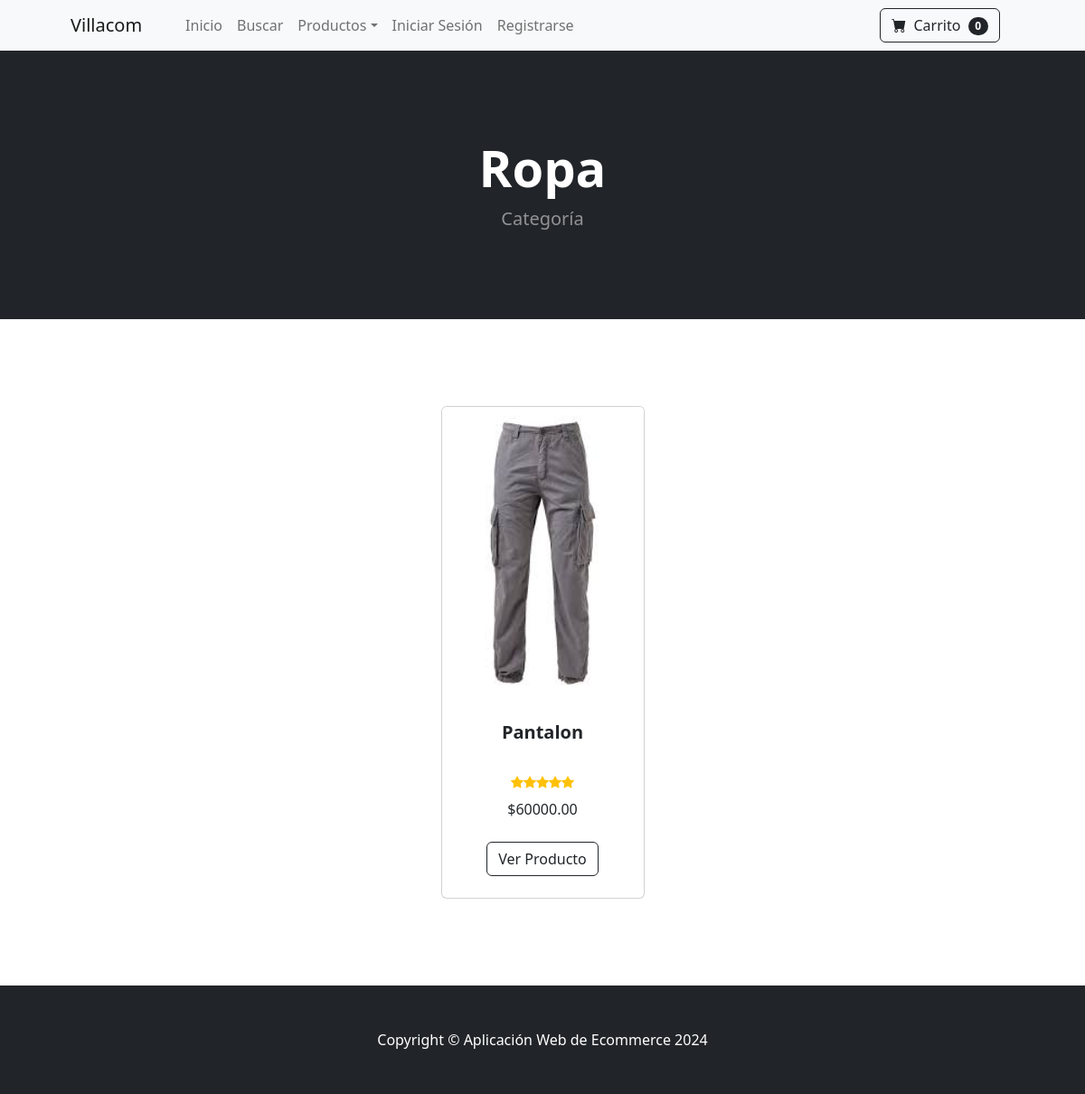
Before: /category/Ropa with the older database file.
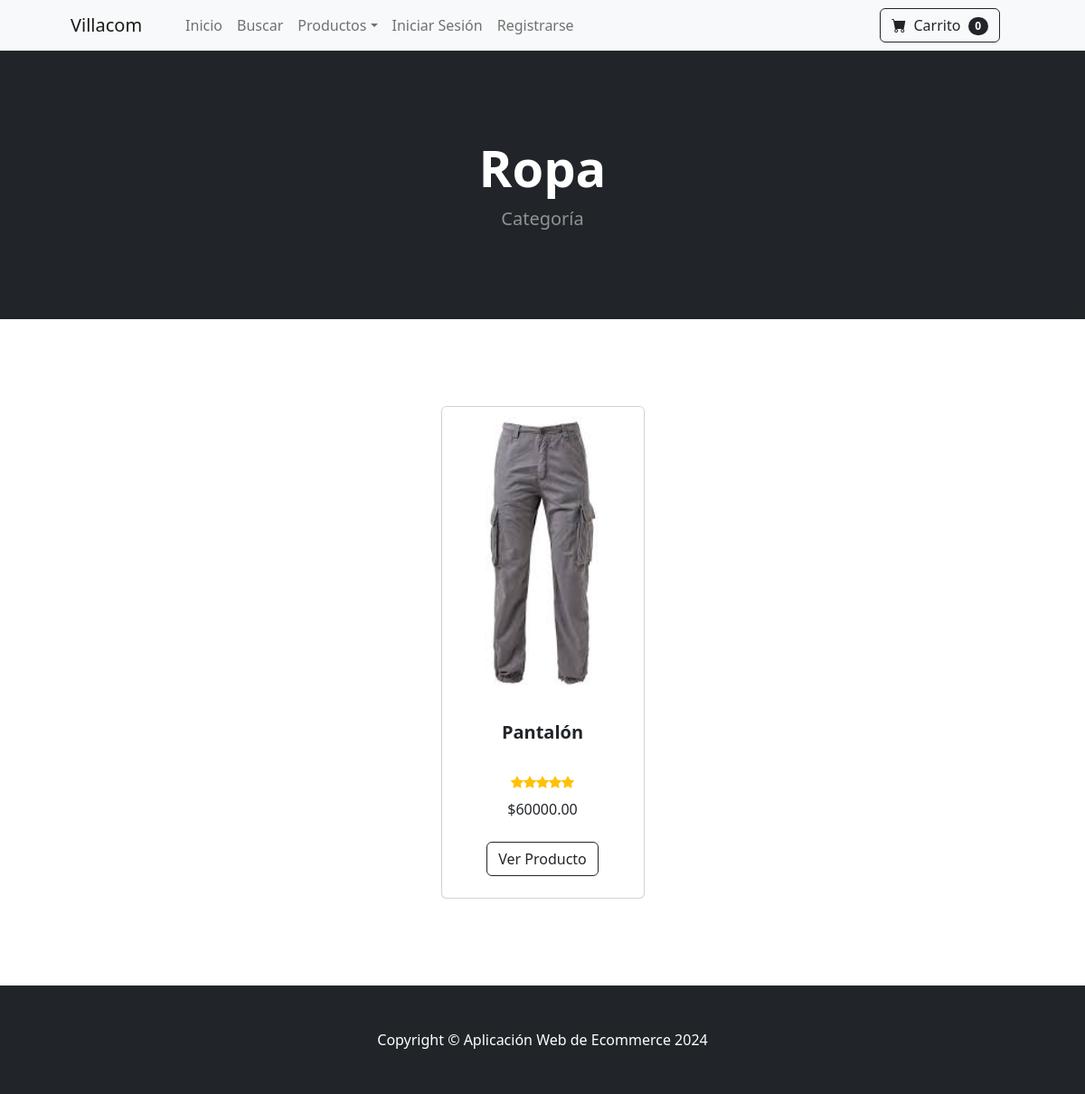
After: the same page with the newer database file.
### store/models.py (models this page shows, shortened)
class Product(models.Model):
    business = models.ForeignKey(Business, on_delete=models.CASCADE)
    name = models.CharField(max_length=50)
    price = models.DecimalField(default=0, decimal_places=2, max_digits=11)
    category = models.ForeignKey(Category, on_delete=models.CASCADE, default=1)
    description = models.CharField(max_length=250, default='', blank=True, null=True)
    image = models.ImageField(upload_to='uploads/product/')
    is_sale = models.BooleanField(default=False)
    sale_price = models.DecimalField(default=0, decimal_places=2, max_digits=11)
    class Meta:
        verbose_name_plural = 'productos'

### store/views.py (the view)
# urls.py: path('category/<str:foo>', views.category, name='category'),
def category(request, foo):
    foo = foo.replace('-', ' ')
    try:
        category = Category.objects.get(name=foo)
        products = Product.objects.filter(category=category)
        return render(request, 'category.html', {'products': products, 'category': category})
    except:
        messages.success(request, ("La Categoría No Existe"))
        return redirect('home')

### cart/cart.py (called while the page is built)
    def __len__(self):
        return len(self.cart)

### cart/context_processors.py (called while the page is built)
def cart(request):
    return {'cart': Cart(request)}

### store/models.py (called while the page is built)
    def __str__(self):
        return self.name

### store/templates/category.html (shortened to what this page needs)
{% extends 'base.html' %}
{% block content %}
        <header class="bg-dark py-5">
            <div class="container px-4 px-lg-5 my-5">
                <div class="text-center text-white">
                    <h1 class="display-4 fw-bolder">{{ category }}</h1>
                    <p class="lead fw-normal text-white-50 mb-0">Categoría</p>
                </div>
            </div>
        </header>
        <section class="py-5">
            <div class="container px-4 px-lg-5 mt-5">
                <div class="row gx-4 gx-lg-5 row-cols-2 row-cols-md-3 row-cols-xl-4 justify-content-center">
                    {% if products %}
                        {% for product in products %}
                            <div class="col mb-5">
                                <div class="card h-100">
                                    <img class="card-img-top" src="{{ product.image.url }}" alt="..." />
                                    <div class="card-body p-4">
                                        <div class="text-center">
                                            <h5 class="fw-bolder">{{ product.name }}</h5>
                                            <br>
                                            <div class="d-flex justify-content-center small text-warning mb-2">
                                                <div class="bi-star-fill"></div>
                                                <div class="bi-star-fill"></div>
                                                <div class="bi-star-fill"></div>
                                                <div class="bi-star-fill"></div>
                                                <div class="bi-star-fill"></div>
                                            </div>
                                            {% if product.is_sale %}
                                                <strike> ${{ product.price }} </strike>
                                                &nbsp;
                                                ${{ product.sale_price }}
                                            {% else %}
                                                ${{ product.price }}
                                            {% endif %}
                                        </div>
                                    </div>
                                    <div class="card-footer p-4 pt-0 border-top-0 bg-transparent">
                                        <div class="text-center"><a class="btn btn-outline-dark mt-auto" href="{% url 'product' product.id %}">Ver Producto</a></div>
                                    </div>
                                </div>
                            </div>
                        {% endfor %}
                    {% endif %}
                </div>
            </div>
        </section>
{% endblock %}

Changed rows visible on the page:
changed Product: name "Pantalon" → "Pantalón"
